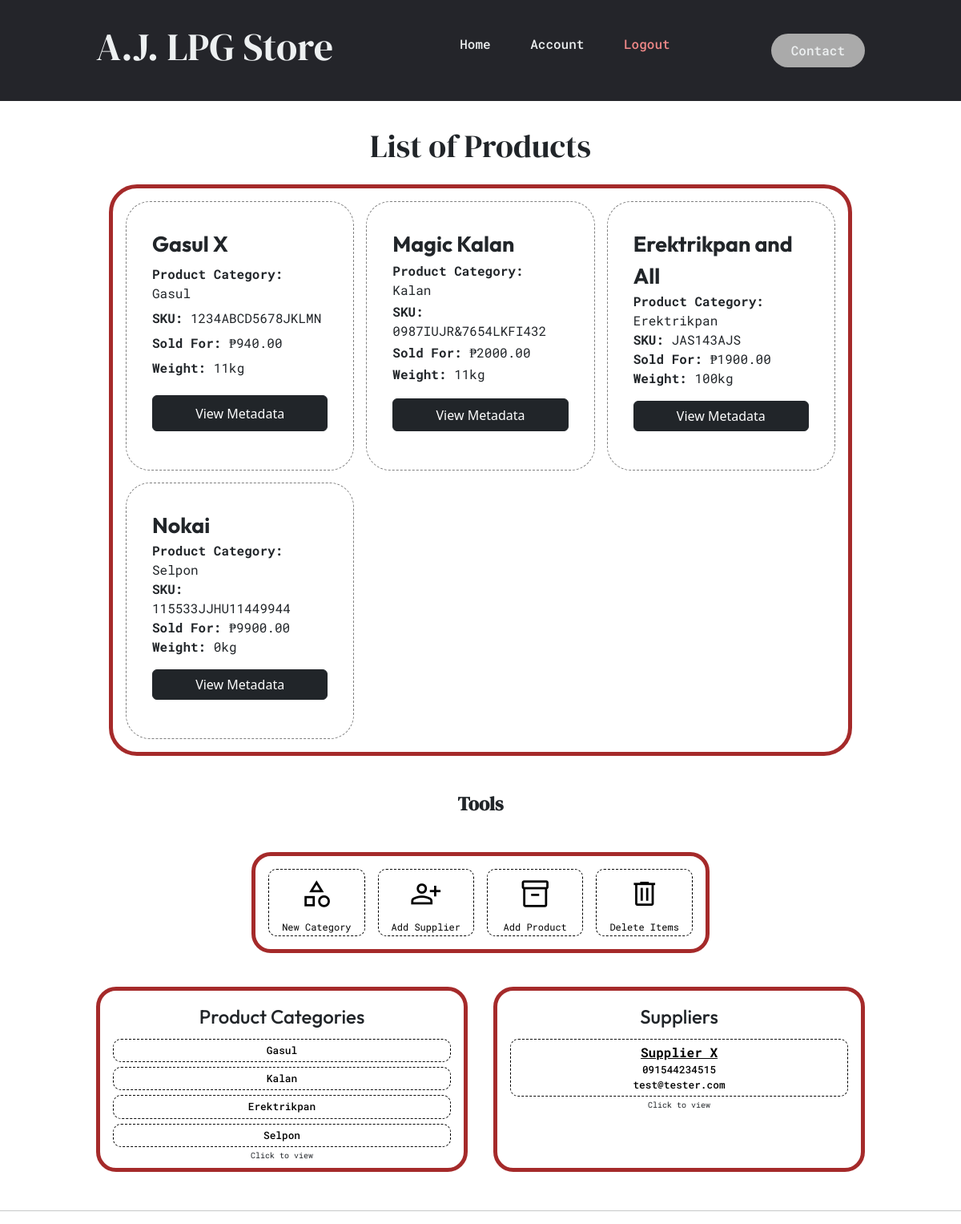
Before: /products/ with the older database file.
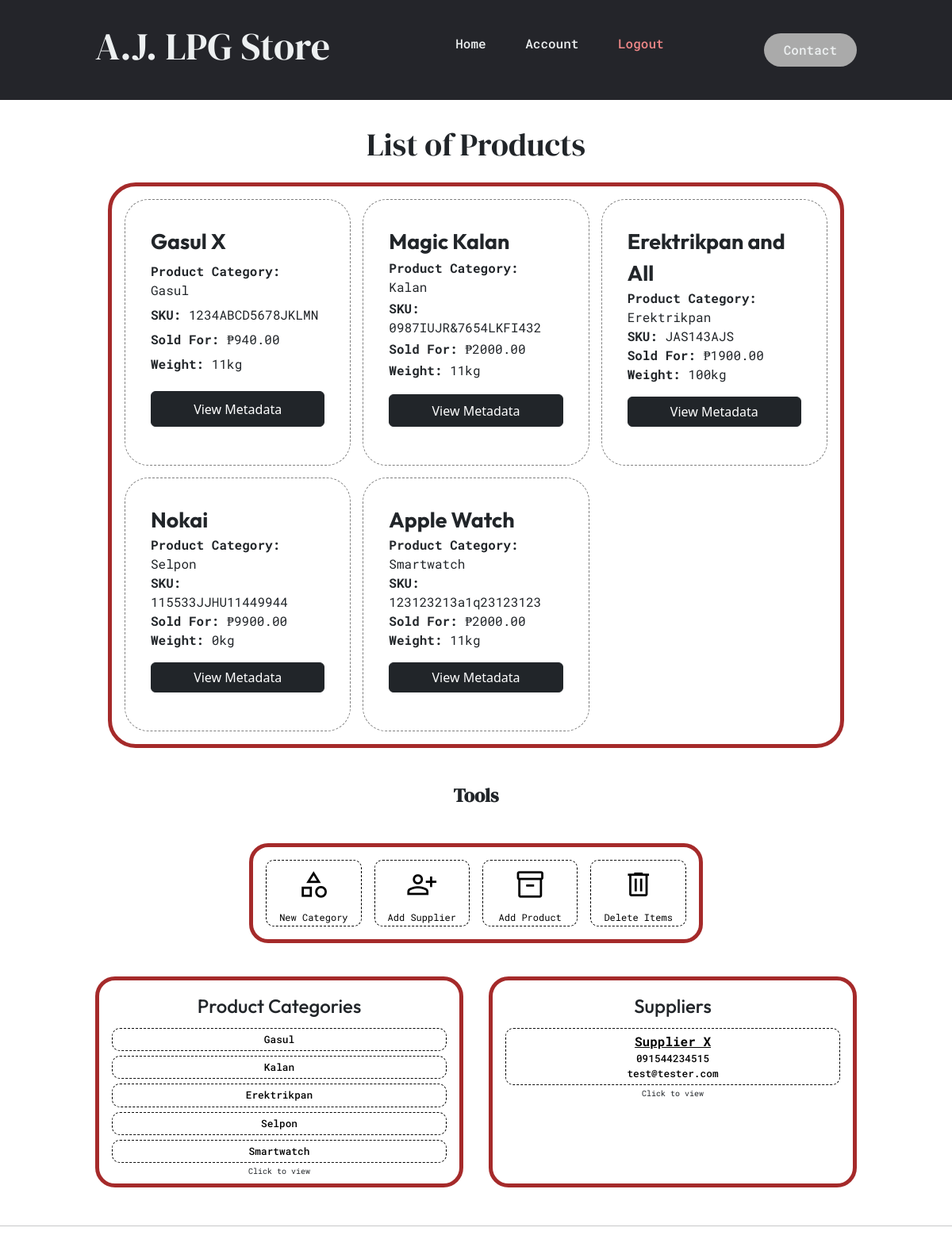
After: the same page with the newer database file.
### home/models.py (models this page shows, shortened)
class Product(models.Model):
    product_name = models.CharField(max_length=255,default="Product 1",help_text="Official product name")
    description = models.TextField(help_text="Tell something about the product.")
    SKU = models.CharField(max_length=50, unique=True, help_text="SKU is a unique ID given mainly by manufacturers. Check the Unit or Documents if SKU is present.")
    category = models.OneToOneField(Category, on_delete=models.SET_NULL, null=True)
    weight = models.DecimalField(max_digits=10, decimal_places=2, null=True, blank=True)
    image = models.ImageField(upload_to='product_images/', null=True, blank=True)
    notes = models.TextField(null=True, blank=True)
    cost_price = models.DecimalField(max_digits=10, decimal_places=2, null=True, blank=True)
    selling_price = models.DecimalField(max_digits=10, decimal_places=2, null=True, blank=True)
    discount = models.DecimalField(max_digits=5, decimal_places=2, null=True, blank=True)

class Category(models.Model):
    category = models.CharField(max_length=50)
    def __str__(self):
        return self.category
    class Meta:
        verbose_name_plural = "Categories"

class Supplier(models.Model):
    name = models.CharField(max_length=255)
    contact = models.CharField(max_length=255)
    email = models.CharField(max_length=255, null=True, blank=True)
    website = models.CharField(max_length=255, null=True, blank=True)
    supplier_code = models.CharField(max_length=50, unique=True, editable=False)

### home/views.py (the view)
# urls.py: path('products/', views.add_product, name="mngr-products"),
def add_product(request):
    vars = {}
    vars["products"] = models.Product.objects.all()
    vars["product_number"] = models.Product.objects.count()
    vars["categories"] = models.Category.objects.all()
    vars["category_numbers"] = models.Category.objects.count()
    vars["suppliers"] = models.Supplier.objects.all()
    vars["supplier_numbers"] = models.Supplier.objects.count()
    return render(request, "blocks/productpage_blocks.html", vars)

### home/templates/blocks/productpage_blocks.html (shortened to what this page needs)
{% extends "home/add_product.html" %}
{% block product_navbar %}
{% include "chunks/navbar.html" %}
{% endblock %}
{% block list_products %}
    {% if product_number == 0 %}
        {% include "chunks/products_noneview.html" %}
        {% include "chunks/products_tools.html" %}
    {% else %}
            <div class="p_wrapper">
                {% for item in products %}
                <div class="p_container">
                    <p class="pname">{{ item.product_name }}</p>
                    <p class="category"><span>Product Category:</span> {{ item.category }}</p>
                    <p class="SKU"><span>SKU:</span> {{ item.SKU }}</p>
                    <p class="selling_p"><span>Sold For:</span> &#x20B1;{{ item.selling_price }}</p>
                    <p class="weight"><span>Weight:</span> {{ item.weight|floatformat:0 }}kg</p>
                    <button type="button" class="btn btn-dark" data-bs-toggle="modal" data-bs-target="#exampleModal{{ item.id }}">
                        View Metadata
                    </button>
                </div>
            {% endfor %}
            </div>
        <p style="font-weight: bold;">Tools</p>
        {% include "chunks/products_tools.html" %}
    {% endif %}
{% endblock %}
{% block view_others %}
<div class="wrapper_cat_supp">
    <div class="category_view">
        {% if category_numbers == 0 %}
            <h1>No product category created</h1>
        {% else %}
            <h2 class="section_title">Product Categories</h2>
            {% for cat in categories %}
                <div class="cat_wrap">
                    <a href="{% url 'edit_product' pk=cat.pk %}?formID=category"><p class="content">{{ cat.category }}</p></a>
                </div>
            {% endfor %}
        {%endif %}
        <small style="font-size: 10px;">Click to view</small>
    </div>
    <div class="supplier_view">
        {% if supplier_numbers == 0 %}
        <h1>No Suppliers Created</h1>
    {% else %}
        <h2 class="section_title">Suppliers</h2>
        {% for sup in suppliers %}
            <div class="sup_wrap">
                <a href="{% url 'edit_product' pk=sup.pk %}?formID=supplier"><p class="content">{{ sup.name }}</p></a>
                <a href="{% url 'edit_product' pk=sup.pk %}?formID=supplier"><p class="content">{{ sup.contact }}</p></a>
                <a href="{% url 'edit_product' pk=sup.pk %}?formID=supplier"><p class="content">{{ sup.email }}</p></a>
            </div>
            <small style="font-size: 10px;">Click to view</small>
        {% endfor %}
    {%endif %}
    </div>
</div>
{% endblock %}

Changed rows visible on the page:
added Product: product_name "Apple Watch", category "Smartwatch", SKU "123123213a1q23123123", selling_price "2000.00", weight "11"
added Category: category "Smartwatch"
